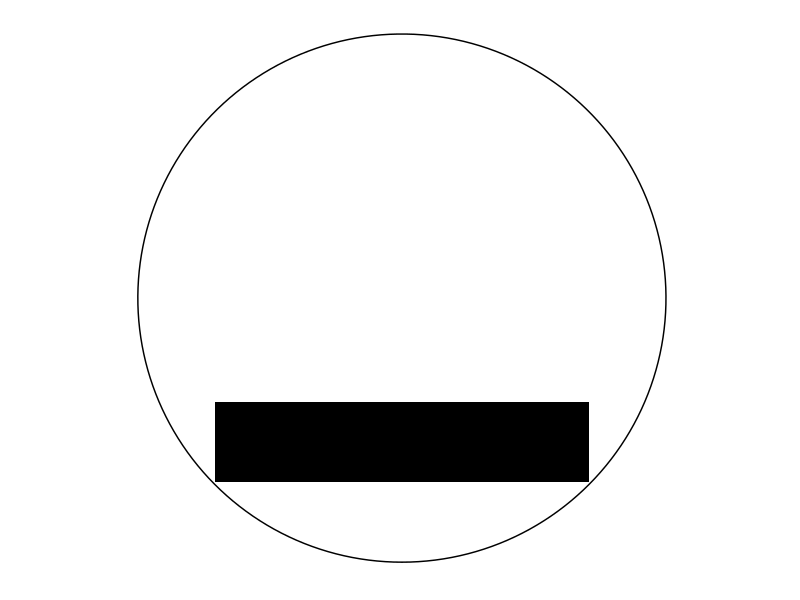
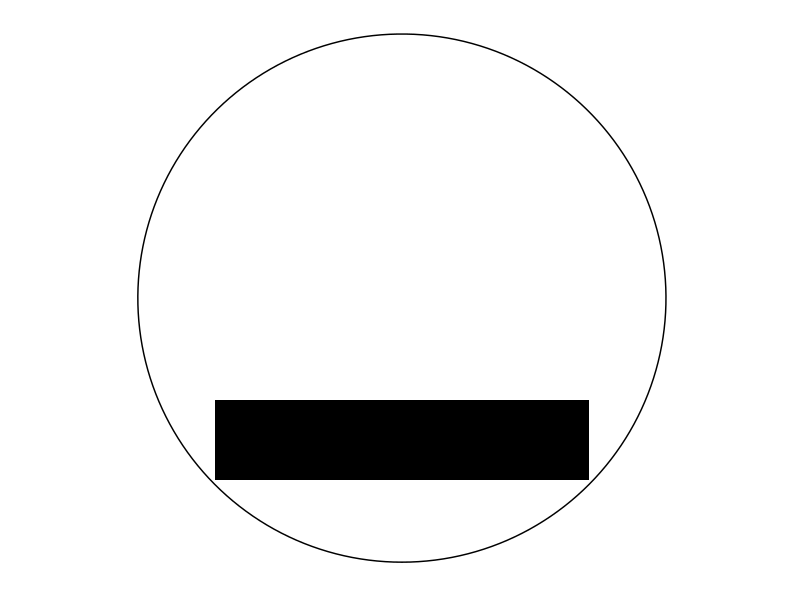
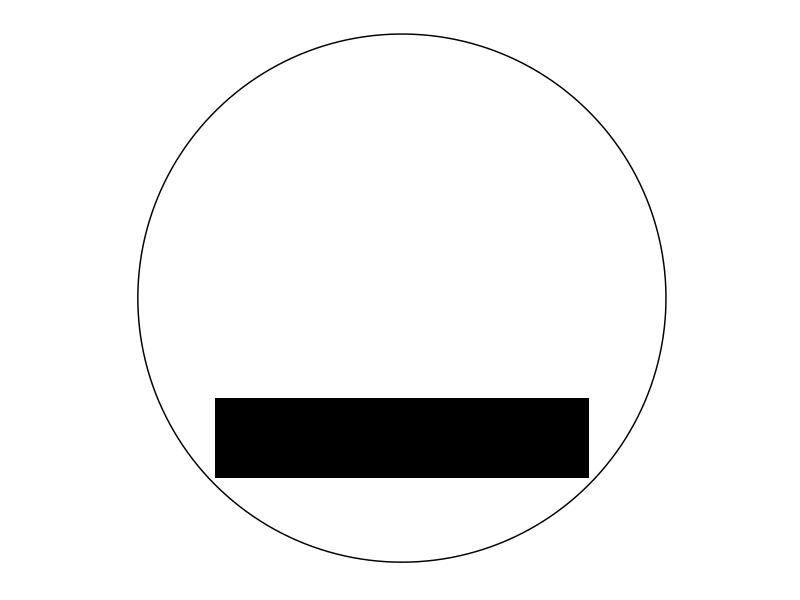
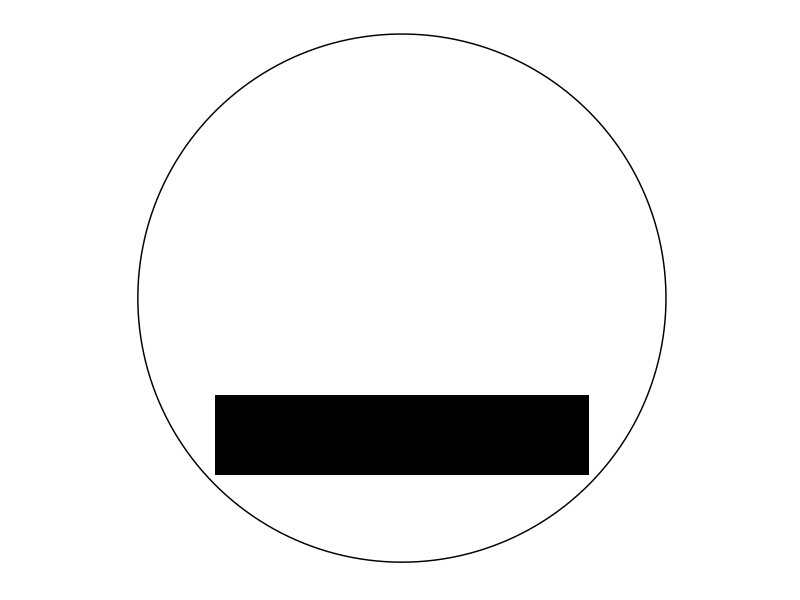
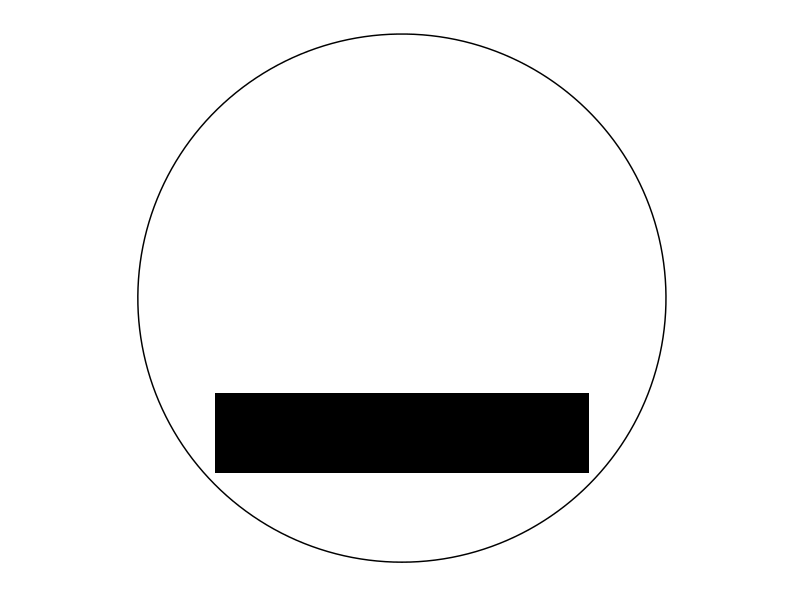
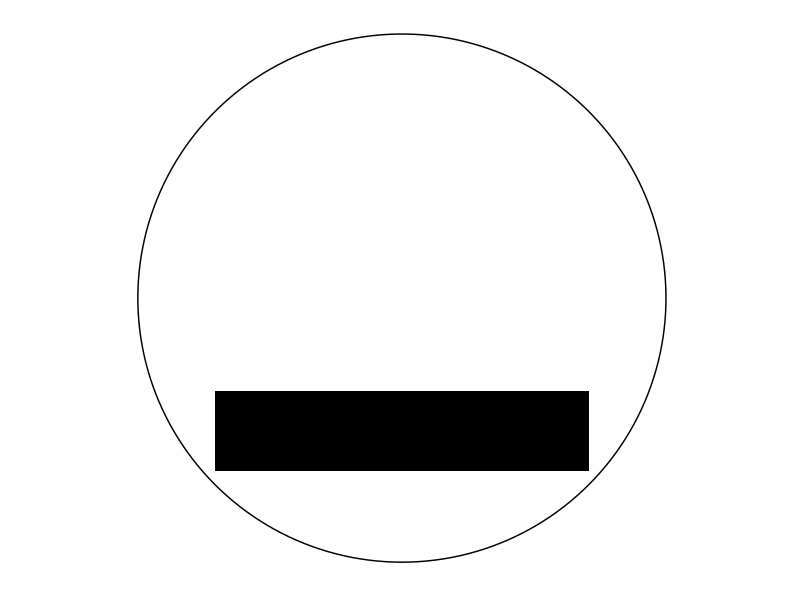
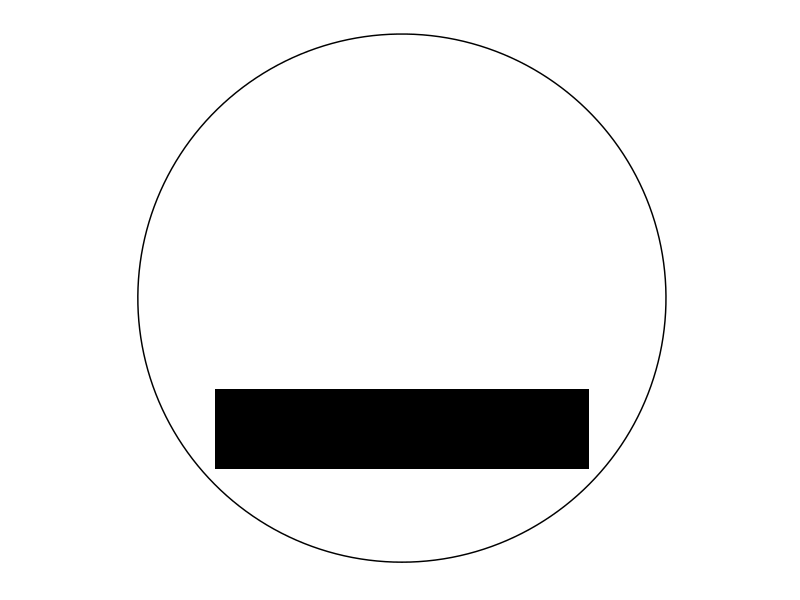
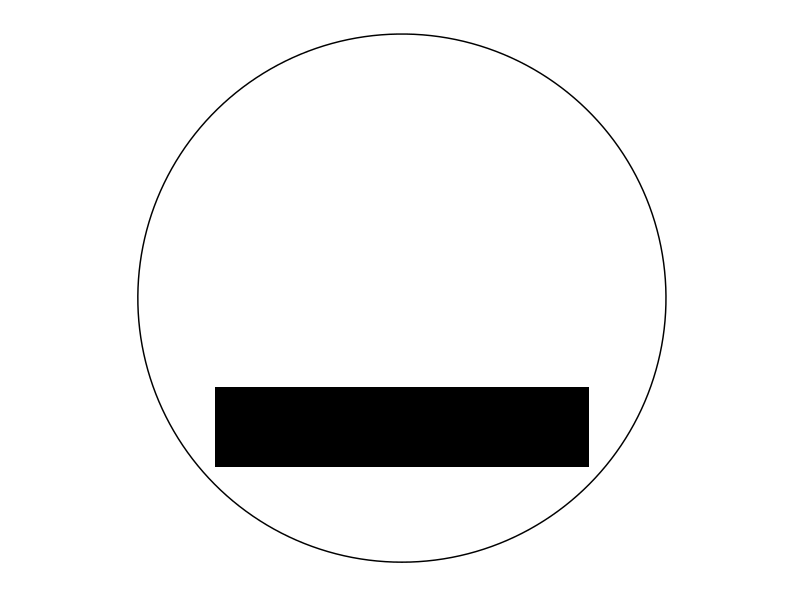

Recreate these plots in R, in order. (Note: this script raises an error after producing the figures.)
# Script to generate image sequences of moving bars, later to be converted into
# movies.

# Author: Ronald Petie (ronald.petie@gmail.com)

# Install ggplot
# install.packages(ggplot2)

# Attache package
library(ggplot2)

#------------------------------------------------------------------------------
# File and folder management

### Set output file name ###
file.out <- "Moving_bar"

# Get current directory
curr.dir <- getwd()

# Get date/time string, to be used as folder name
date.time <- format(Sys.time(), "%Y%m%d_%H%M")

# Create main directory for sequences, if it does not exist already
dir.create("Image_sequence",
           showWarnings = F)
# Change directory
setwd("Image_sequence")

# Create folder for this sequence
dir.create(date.time)
# Change directory
setwd(date.time)

#------------------------------------------------------------------------------
# Image sequence main settings

### Set frame rate in Hz ###
rate <- 10
### Set duration in seconds ###
duration <- 5
### Set resolution in dpi ###
res <- 300
### Set aspect ratio
asp.ratio <- c(4,3)

### Set movement type ("move" or "stationary")
move.type <- "move"

### Apply looming? TRUE or FALSE. ###
# Note: looming stimuli are set to "stationary" by default
do.looming <- FALSE

# Number of frames in sequence
frames <- rate * duration
# width and height in inches of output files
im.width <- 800/res
im.height <- 600/res

# Check if aspect ratio matches resolution specified
if(im.width/asp.ratio[1] != im.height/asp.ratio[2]) {
  stop("Resolution should match aspect ratio!")
}

#------------------------------------------------------------------------------
# Light guide settings

### Set diameter and distance to eye in mm
light.guide <- list(diameter = 4.5,
                    distance = 1.0)

# Light guide diameter in degrees
light.guide$diameter.degrees <- 
  with(light.guide,
       2* 360 * atan(0.5*(diameter/distance)) / (2*pi))

#------------------------------------------------------------------------------
# Stimulus (polygon) shape and behaviour

### Set stimulus height in degrees ###
stim.height <- 20

# Set dimensions of stimulus rectangle relative to screen. Note that the 
# shortest side corresponds to the radius of the light guide.
### Set to full available screen width ###
rect.width <- 1    
# Height relative to light guide diameter
rect.height <- stim.height / light.guide$diameter.degrees

### Set rotation of the coordinate system in degrees from 0 to 360. 
# Default is a horizontal bar starting at the bottom moving up.
coord.rot <- 0
# In radians
coord.rot[2] <- (coord.rot /360) * 2 * pi

### Set looming. Sizes are relative and cannot be larger than 1.
looming <- data.frame(start = 0.1,
                      end = 1)

# Check for wrong entries
if (max(looming) > 1 | min(looming) < 0) {
  stop("Looming values must be between 0 and 1!")
}

# Generate sequence with relative size values based on looming settings
looming.size <- seq(from = looming$start[1],
                    to = looming$end[1],
                    by = ((looming$end[1]-looming$start[1])/frames))

#------------------------------------------------------------------------------
# Create stimulus polygon.

# Create stimulus square. This can be adjusted below to any desired rectangle
rectangle <- data.frame(x=c(-1,1,1,-1),
                        y=c(1,1,-1,-1))

# The movement of the stimulus should be contained within the circle describing
# the diameter of the light guide. The relative width of a square bounded by a
# circle is sqrt(0.5). This means that the limits in both x and y direction are
# about 71% of the light guide radius. This means that the width of the bar
# can't be more than:

# Correct for relative size of WIDTH compared to height. The HEIGHT of the bar
# stays the same.
rect.width <- rect.width * (asp.ratio[2] / asp.ratio[1])
# Fit within bounding circle
rect.width <- rect.width * sqrt(0.5)

# Shape rectangle based on aspect ratio and dimensions chosen above
# Width
rectangle$x <- rectangle$x * (asp.ratio[1] / 2) * rect.width
# Height
rectangle$y <- rectangle$y * (asp.ratio[2] / 2) * rect.height

#------------------------------------------------------------------------------
# Stimulus motion

### Set stimulus motion speed in degrees/second ###
stim.speed <- 10

# Time for one period of wave. (Covers twice light guide radius!)
period <- (2 * light.guide$diameter.degrees) / stim.speed

# Create time axis
t <- seq(0, duration, by = 1/rate)

# Model (y) motion of bar as triangular wave.
# This formula works with a half period
period <- period / 2
# amplitude should be equal to sqrt(0.5) - relative bar width. To prevent
# object from exiting circle.
amplitude <- sqrt(0.5) - rect.height
# Create wave
y <- (amplitude/period) * (period - abs(t %% (2*period) - period) )
# Center on zero
y <- y - amplitude / 2
# Correct for screen dimensions
y <- y * min(asp.ratio)
# Apply safety margin to prevent corners of rectangle from touching the circle
y <- y * 0.98

#------------------------------------------------------------------------------
# Generate sequence

# Variables needed for circle around origin
angle <- seq(-pi, pi, length = 200)
circle <- data.frame(x = sin(angle), y = cos(angle))
# Radius should match shortest side of screen
circle <- circle * min(asp.ratio)/2

# Create progress bar
pb <- txtProgressBar(min = 0, max = frames, style = 3)

# Generate frames
for (a in 1:frames) {
  
  # Update polygon position. Copy first
  new.pos <- rectangle
  
  # Move or keep stationary, depending on settings above
  if (move.type == "move") {
    # Move
    new.pos$y <- new.pos$y + y[a]
  } else if (move.type == "stationary") {
    # Stationary bar at lowest position
    new.pos$y <- new.pos$y + y[1]
  } else {
    stop("Select valid movement type")
  }
  
  # Initiate rotated coordinate list
  rotated <- new.pos
  
  # Rotate coordinate system
  rotated$x <- new.pos$x * cos(coord.rot[2]) +  new.pos$y * sin(coord.rot[2])
  rotated$y <- -new.pos$x * sin(coord.rot[2]) + new.pos$y * cos(coord.rot[2])
  
  # Apply looming if specified above
  if (do.looming) {
    # Looming stimuli are centred on the origin, as in the original rectangle
    rotated$y <- rectangle$y
    
    # Apply looming
    rotated <- rotated * looming.size[a]
  }
  
  # Create Plot
  plot <- ggplot(rotated, aes(x=x, y=y)) + 
    # Set 1:1 aspect ratio
    coord_fixed(ratio=1) +
    # Set limits to match aspect ratio of projector
    xlim(-(asp.ratio[1] / 2), (asp.ratio[1] / 2)) +
    ylim(-(asp.ratio[2] / 2), (asp.ratio[2] / 2)) +
    # Draw Circle of radius of shortest plot area
    geom_polygon(data = circle, aes(x, y),inherit.aes = F,
                 fill = "white", colour =  "black") +
    # Draw bar
    geom_polygon(fill = "black") +
    # Set empty theme
    theme_minimal() +
    theme(line=element_blank(),
          text=element_blank())
  
  # Create file name for current frame
  current.name <- paste(file.out, sprintf("%06.0f", a), ".png")
  
  # Save current image
  ggsave(current.name,
         width = im.width,
         height = im.height,
         units = "in",
         dpi = res)
  
  # update progress bar
  setTxtProgressBar(pb, a)
}

# Save workspace for future reference
save.image(file = paste0(date.time, "_", file.out, ".RData"))

# Back to root directory
setwd(curr.dir)

# Close progress bar
close(pb)

# Clean up
# rm(circle, new.pos, a, angle, pb, t, y, im.height, im.width)